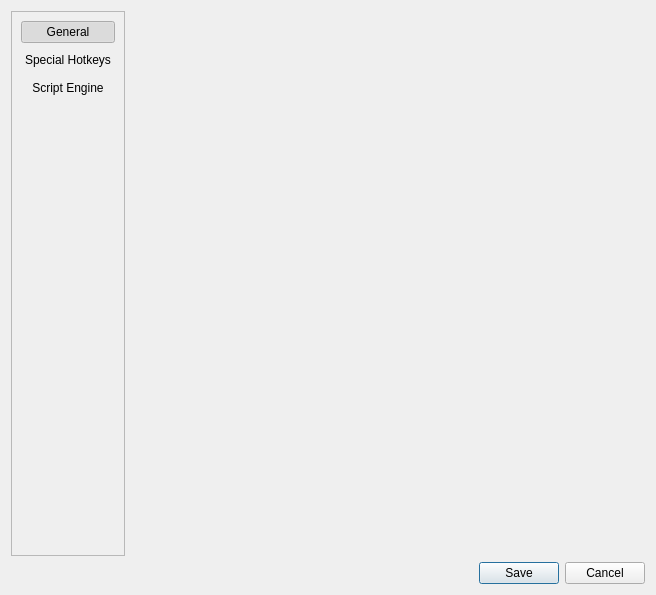
<?xml version="1.0" encoding="UTF-8"?>
<ui version="4.0">
 <class>Settings</class>
 <widget class="QDialog" name="Settings">
  <property name="geometry">
   <rect>
    <x>0</x>
    <y>0</y>
    <width>656</width>
    <height>595</height>
   </rect>
  </property>
  <property name="windowTitle">
   <string>Settings</string>
  </property>
  <property name="modal">
   <bool>true</bool>
  </property>
  <layout class="QGridLayout" name="gridLayout">
   <item row="0" column="0">
    <widget class="QFrame" name="page_selection_frame">
     <property name="frameShape">
      <enum>QFrame::StyledPanel</enum>
     </property>
     <property name="frameShadow">
      <enum>QFrame::Raised</enum>
     </property>
     <layout class="QVBoxLayout" name="verticalLayout">
      <item>
       <widget class="QPushButton" name="show_general_settings_button">
        <property name="text">
         <string>General</string>
        </property>
        <property name="icon">
         <iconset theme="preferences-other">
          <normaloff>.</normaloff>.</iconset>
        </property>
        <property name="checkable">
         <bool>true</bool>
        </property>
        <property name="checked">
         <bool>true</bool>
        </property>
        <property name="autoExclusive">
         <bool>true</bool>
        </property>
        <property name="flat">
         <bool>true</bool>
        </property>
       </widget>
      </item>
      <item>
       <widget class="QPushButton" name="show_special_hotkeys_button">
        <property name="text">
         <string>Special Hotkeys</string>
        </property>
        <property name="icon">
         <iconset theme="preferences-desktop-keyboard">
          <normaloff>.</normaloff>.</iconset>
        </property>
        <property name="checkable">
         <bool>true</bool>
        </property>
        <property name="autoExclusive">
         <bool>true</bool>
        </property>
        <property name="flat">
         <bool>true</bool>
        </property>
       </widget>
      </item>
      <item>
       <widget class="QPushButton" name="show_script_engine_button">
        <property name="text">
         <string>Script Engine</string>
        </property>
        <property name="icon">
         <iconset theme="text-x-script">
          <normaloff>.</normaloff>.</iconset>
        </property>
        <property name="checkable">
         <bool>true</bool>
        </property>
        <property name="autoExclusive">
         <bool>true</bool>
        </property>
        <property name="flat">
         <bool>true</bool>
        </property>
       </widget>
      </item>
      <item>
       <spacer name="verticalSpacer">
        <property name="orientation">
         <enum>Qt::Vertical</enum>
        </property>
        <property name="sizeHint" stdset="0">
         <size>
          <width>20</width>
          <height>40</height>
         </size>
        </property>
       </spacer>
      </item>
     </layout>
    </widget>
   </item>
   <item row="0" column="1">
    <widget class="QStackedWidget" name="settings_pages">
     <property name="currentIndex">
      <number>0</number>
     </property>
     <widget class="GeneralSettings" name="general_settings_page"/>
     <widget class="SpecialHotkeySettings" name="special_hotkeys_page"/>
     <widget class="EngineSettings" name="script_engine_page"/>
    </widget>
   </item>
   <item row="1" column="0" colspan="2">
    <widget class="QDialogButtonBox" name="buttonBox">
     <property name="orientation">
      <enum>Qt::Horizontal</enum>
     </property>
     <property name="standardButtons">
      <set>QDialogButtonBox::Cancel|QDialogButtonBox::Save</set>
     </property>
    </widget>
   </item>
  </layout>
 </widget>
 <customwidgets>
  <customwidget>
   <class>GeneralSettings</class>
   <extends>QWidget</extends>
   <header>autokey.qtui.settings.general</header>
   <container>1</container>
  </customwidget>
  <customwidget>
   <class>SpecialHotkeySettings</class>
   <extends>QWidget</extends>
   <header>autokey.qtui.settings.specialhotkeys</header>
   <container>1</container>
  </customwidget>
  <customwidget>
   <class>EngineSettings</class>
   <extends>QWidget</extends>
   <header>autokey.qtui.settings.engine</header>
   <container>1</container>
  </customwidget>
 </customwidgets>
 <resources/>
 <connections>
  <connection>
   <sender>buttonBox</sender>
   <signal>accepted()</signal>
   <receiver>Settings</receiver>
   <slot>accept()</slot>
   <hints>
    <hint type="sourcelabel">
     <x>224</x>
     <y>569</y>
    </hint>
    <hint type="destinationlabel">
     <x>157</x>
     <y>274</y>
    </hint>
   </hints>
  </connection>
  <connection>
   <sender>buttonBox</sender>
   <signal>rejected()</signal>
   <receiver>Settings</receiver>
   <slot>reject()</slot>
   <hints>
    <hint type="sourcelabel">
     <x>292</x>
     <y>575</y>
    </hint>
    <hint type="destinationlabel">
     <x>286</x>
     <y>274</y>
    </hint>
   </hints>
  </connection>
 </connections>
</ui>
